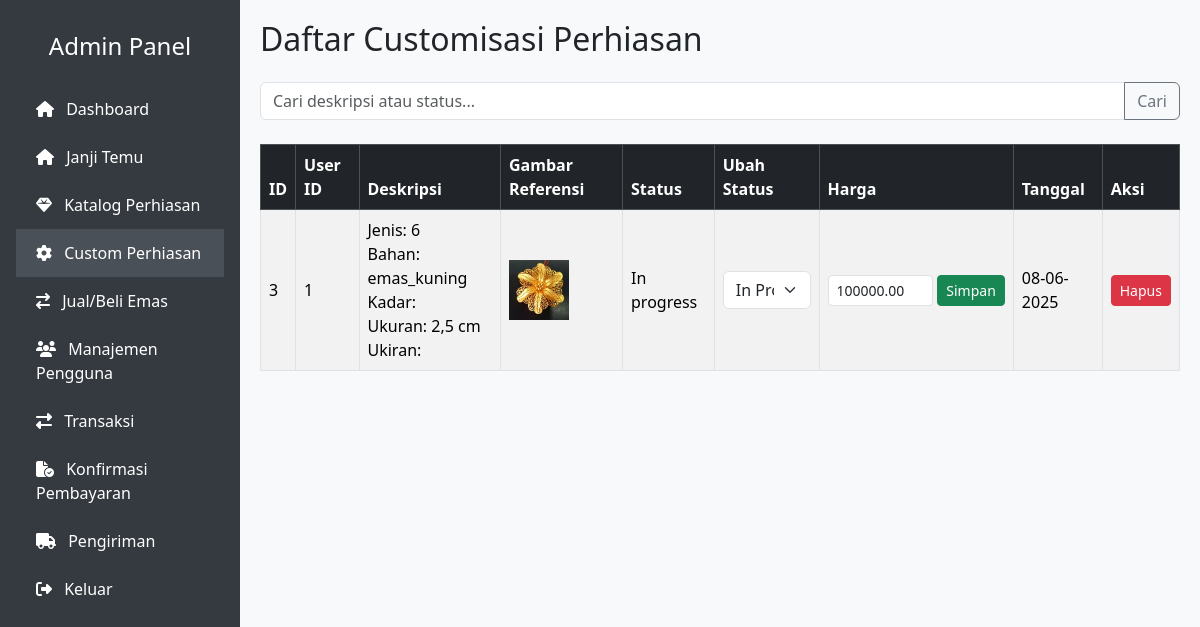
/admin/custom.php, run on the app's committed database.
### tables this page shows
CREATE TABLE `custom_orders` (
  `id` int(11) NOT NULL,
  `user_id` int(11) DEFAULT NULL,
  `description` text DEFAULT NULL,
  `reference_image` varchar(255) DEFAULT NULL,
  `status` enum('submitted','in_progress','completed','cancelled') DEFAULT 'submitted',
  `estimated_price` decimal(15,2) DEFAULT NULL,
  `created_at` timestamp NOT NULL DEFAULT current_timestamp()
);

### classes/CustomerOrder.php (called while the page is built, shortened)
<?php
class CustomerOrder
{
    private $pdo;
    public function __construct($pdo)
    {
        $this->pdo = $pdo;
    }
    public function getAll($keyword = '')
    {
        $sql = "SELECT * FROM custom_orders";
        $params = [];
        $sql .= " ORDER BY created_at DESC";
        $stmt = $this->pdo->prepare($sql);
        $stmt->execute($params);
        return $stmt->fetchAll(PDO::FETCH_ASSOC);
    }
}

### admin/custom.php (the view, shortened to what this page needs)
<?php
include 'includes/header.php';
include 'includes/sidebar.php';
require_once __DIR__ . '/../config/database.php';
require_once __DIR__ . '/../classes/CustomerOrder.php';
$customOrder = new CustomerOrder($pdo);
$keyword = isset($_GET['search']) ? trim($_GET['search']) : '';
$orders = $customOrder->getAll($keyword);
?>
<div class="content">
    <div class="d-flex justify-content-between align-items-center mb-3">
        <h2>Daftar Customisasi Perhiasan</h2>
    </div>
    <form class="input-group mb-4" method="get" action="custom.php">
        <input type="text" name="search" class="form-control" placeholder="Cari deskripsi atau status..." value="<?= htmlspecialchars($keyword) ?>">
        <button class="btn btn-outline-secondary" type="submit">Cari</button>
    </form>
    <?php if (!empty($orders)): ?>
        <div class="table-responsive">
            <table class="table table-bordered table-striped align-middle">
                <thead class="table-dark">
                    <tr>
                        <th>ID</th>
                        <th>User ID</th>
                        <th>Deskripsi</th>
                        <th>Gambar Referensi</th>
                        <th>Status</th>
                        <th>Ubah Status</th>
                        <th>Harga</th>
                        <th>Tanggal</th>
                        <th>Aksi</th>
                    </tr>
                </thead>
                <tbody>
                    <?php foreach ($orders as $row): ?>
                        <tr>
                            <td><?= $row['id'] ?></td>
                            <td><?= $row['user_id'] ?></td>
                            <td><?= nl2br(htmlspecialchars($row['description'])) ?></td>
                            <td>
                                <?php if (!empty($row['reference_image'])): ?>
                                    <img src="../uploads/<?= htmlspecialchars($row['reference_image']) ?>" alt="gambar" style="width: 60px; height: 60px; object-fit:cover;">
                                <?php else: ?>
                                    Tidak ada
                                <?php endif; ?>
                            </td>
                            <td class="status-<?= strtolower($row['status']) ?>">
                                <?= ucfirst(str_replace('_', ' ', $row['status'])) ?>
                            </td>
                            <td>
                                <form method="POST">
                                    <select name="status" onchange="this.form.submit()" class="form-select">
                                        <option value="in_progress" <?= $row['status'] == 'in_progress' ? 'selected' : '' ?>>In Progress</option>
                                    </select>
                                </form>
                            </td>
                            <td>
                                <form method="POST" class="d-flex" style="gap: 4px;">
                                    <input type="text" name="harga" value="<?= $row['estimated_price'] ?>" class="form-control form-control-sm" placeholder="Harga" min="0">
                                    <button type="submit" name="update_harga" class="btn btn-sm btn-success">Simpan</button>
                                </form>
                            </td>
                            <td><?= date('d-m-Y', strtotime($row['created_at'])) ?></td>
                            <td>
                                <a href="custom.php?delete=<?= $row['id'] ?>" class="btn btn-sm btn-danger" onclick="return confirm('Yakin ingin menghapus custom order ini?')">Hapus</a>
                            </td>
                        </tr>
                    <?php endforeach; ?>
                </tbody>
            </table>
        </div>
    <?php else: ?>
        <p class="text-muted">Tidak ada data ditemukan.</p>
    <?php endif; ?>
</div>
</body>
</html>

### admin/includes/header.php (style rules this page uses)
body { min-height: 100vh; display: flex; }
.content { flex-grow: 1; padding: 20px; background-color: #f8f9fa; }

### data on the page
custom_orders: id "3", user "1", description "Jenis: 6 Bahan: emas_kuning Kadar: Ukuran: 2,5 cm Ukiran:", reference_image (picture), status "In progress", status "In Progress", harga "100000.00", created_at "08-06-2025"
